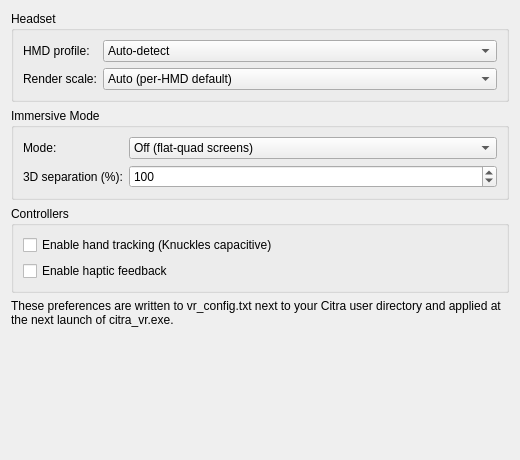
<?xml version="1.0" encoding="UTF-8"?>
<ui version="4.0">
 <class>ConfigureVR</class>
 <widget class="QWidget" name="ConfigureVR">
  <property name="geometry">
   <rect>
    <x>0</x>
    <y>0</y>
    <width>520</width>
    <height>460</height>
   </rect>
  </property>
  <layout class="QVBoxLayout" name="root_layout">
   <item>
    <widget class="QGroupBox" name="group_headset">
     <property name="title">
      <string>Headset</string>
     </property>
     <layout class="QFormLayout" name="form_headset">
      <item row="0" column="0">
       <widget class="QLabel" name="label_hmd">
        <property name="text">
         <string>HMD profile:</string>
        </property>
       </widget>
      </item>
      <item row="0" column="1">
       <widget class="QComboBox" name="combo_hmd">
        <item>
         <property name="text">
          <string>Auto-detect</string>
         </property>
        </item>
        <item>
         <property name="text">
          <string>Bigscreen Beyond 2</string>
         </property>
        </item>
        <item>
         <property name="text">
          <string>Valve Index</string>
         </property>
        </item>
        <item>
         <property name="text">
          <string>HTC Vive Pro</string>
         </property>
        </item>
        <item>
         <property name="text">
          <string>Generic PCVR</string>
         </property>
        </item>
       </widget>
      </item>
      <item row="1" column="0">
       <widget class="QLabel" name="label_resolution">
        <property name="text">
         <string>Render scale:</string>
        </property>
       </widget>
      </item>
      <item row="1" column="1">
       <widget class="QComboBox" name="combo_resolution">
        <item>
         <property name="text">
          <string>Auto (per-HMD default)</string>
         </property>
        </item>
        <item>
         <property name="text">
          <string>1x</string>
         </property>
        </item>
        <item>
         <property name="text">
          <string>2x</string>
         </property>
        </item>
        <item>
         <property name="text">
          <string>3x</string>
         </property>
        </item>
        <item>
         <property name="text">
          <string>4x</string>
         </property>
        </item>
        <item>
         <property name="text">
          <string>5x</string>
         </property>
        </item>
        <item>
         <property name="text">
          <string>6x</string>
         </property>
        </item>
       </widget>
      </item>
     </layout>
    </widget>
   </item>
   <item>
    <widget class="QGroupBox" name="group_immersive">
     <property name="title">
      <string>Immersive Mode</string>
     </property>
     <layout class="QFormLayout" name="form_immersive">
      <item row="0" column="0">
       <widget class="QLabel" name="label_immersive">
        <property name="text">
         <string>Mode:</string>
        </property>
       </widget>
      </item>
      <item row="0" column="1">
       <widget class="QComboBox" name="combo_immersive">
        <item>
         <property name="text">
          <string>Off (flat-quad screens)</string>
         </property>
        </item>
        <item>
         <property name="text">
          <string>High</string>
         </property>
        </item>
        <item>
         <property name="text">
          <string>Ultra</string>
         </property>
        </item>
       </widget>
      </item>
      <item row="1" column="0">
       <widget class="QLabel" name="label_factor3d">
        <property name="text">
         <string>3D separation (%):</string>
        </property>
       </widget>
      </item>
      <item row="1" column="1">
       <widget class="QSpinBox" name="spin_factor3d">
        <property name="minimum">
         <number>0</number>
        </property>
        <property name="maximum">
         <number>200</number>
        </property>
        <property name="singleStep">
         <number>5</number>
        </property>
        <property name="value">
         <number>100</number>
        </property>
       </widget>
      </item>
     </layout>
    </widget>
   </item>
   <item>
    <widget class="QGroupBox" name="group_input">
     <property name="title">
      <string>Controllers</string>
     </property>
     <layout class="QVBoxLayout" name="layout_input">
      <item>
       <widget class="QCheckBox" name="check_hand_tracking">
        <property name="text">
         <string>Enable hand tracking (Knuckles capacitive)</string>
        </property>
       </widget>
      </item>
      <item>
       <widget class="QCheckBox" name="check_haptics">
        <property name="text">
         <string>Enable haptic feedback</string>
        </property>
       </widget>
      </item>
     </layout>
    </widget>
   </item>
   <item>
    <widget class="QLabel" name="label_note">
     <property name="text">
      <string>These preferences are written to vr_config.txt next to your Citra user directory and applied at the next launch of citra_vr.exe.</string>
     </property>
     <property name="wordWrap">
      <bool>true</bool>
     </property>
    </widget>
   </item>
   <item>
    <spacer name="spacer">
     <property name="orientation">
      <enum>Qt::Vertical</enum>
     </property>
     <property name="sizeHint" stdset="0">
      <size>
       <width>20</width>
       <height>40</height>
      </size>
     </property>
    </spacer>
   </item>
  </layout>
 </widget>
 <resources/>
 <connections/>
</ui>
